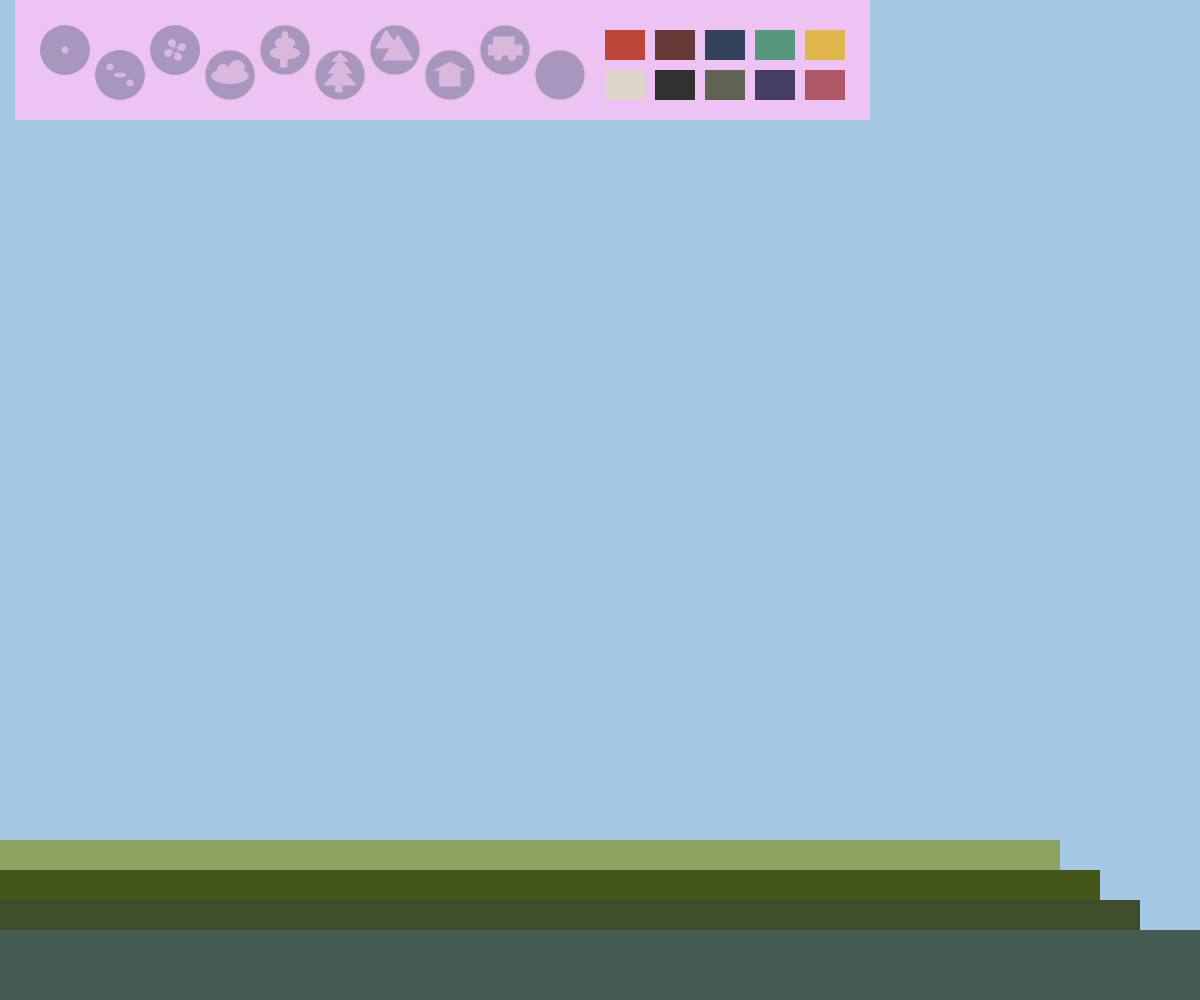
Frame 1 (no input)
Frame 60 (no input): identical to frame 1, image omitted
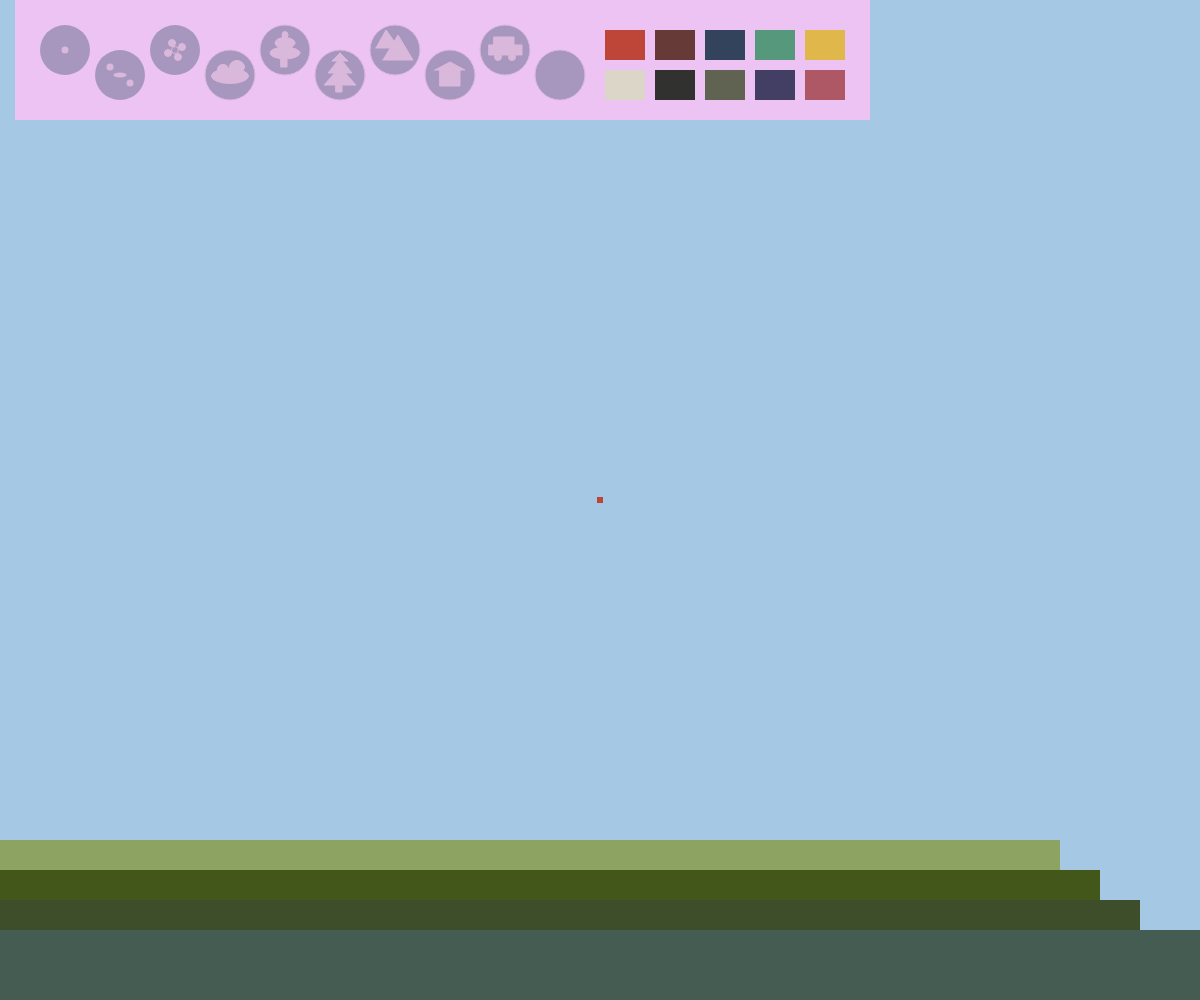
Frame 120 (the mouse pressed at the canvas centre since frame 60)

The p5.js sketch that drew these frames (run headless with seeded random() and noise() and a simulated clock; from frame 60 on, the mouse is pressed at the canvas centre):

// p5.js sketch
// ── sketch.js
var boton1x= 65;
var boton1y= 50;
var boton1tamx= 50;
var boton1tamy= 50;

var boton2x= 120;
var boton2y= 75;
var boton2tamx= 50;
var boton2tamy= 50;

var boton3x= 175;
var boton3y= 50;
var boton3tamx= 50;
var boton3tamy= 50;

var boton4x= 230;
var boton4y= 75;
var boton4tamx= 50;
var boton4tamy= 50;

var boton5x= 285;
var boton5y= 50;
var boton5tamx= 50;
var boton5tamy= 50;

var boton6x= 340;
var boton6y= 75;
var boton6tamx= 50;
var boton6tamy= 50;

var boton7x= 395;
var boton7y= 50;
var boton7tamx= 50;
var boton7tamy= 50;

var boton8x= 450;
var boton8y= 75;
var boton8tamx= 50;
var boton8tamy= 50;

var boton9x= 505;
var boton9y= 50;
var boton9tamx= 50;
var boton9tamy= 50;

var boton10x= 560;
var boton10y= 75;
var boton10tamx= 50;
var boton10tamy= 50;

var herramienta=0;





var color1x= 605; //rojo
var color1y= 30;
var color1tamx= 40;
var color1tamy= 30;


var color2x= 655; //cafe
var color2y= 30;
var color2tamx= 40;
var color2tamy= 30;

var color3x= 705; //azul
var color3y= 30;
var color3tamx= 40;
var color3tamy= 30;

var color4x= 755; //verde
var color4y= 30;
var color4tamx= 40;
var color4tamy= 30;

var color5x= 805; //amarillo
var color5y= 30;
var color5tamx= 40;
var color5tamy= 30;

var color6x= 605; //blanco 
var color6y= 70;
var color6tamx= 40;
var color6tamy= 30;

var color7x= 655; //negro
var color7y= 70;
var color7tamx= 40;
var color7tamy= 30;

var color8x= 705; //gris
var color8y= 70;
var color8tamx= 40;
var color8tamy= 30;

var color9x= 755; //morado
var color9y= 70;
var color9tamx= 40;
var color9tamy= 30;

var color10x= 805; //uva
var color10y= 70;
var color10tamx= 40;
var color10tamy= 30;





var colorSelect=0;




function setup() { 
  createCanvas(windowWidth, windowHeight);
background( 165, 200, 229);
  
  //Base verde 
  //Esta parte te la puse en el SETUP porque parecía el fondo...
  //Si no quieres que esto varíe ni que se afecte cuando el usuario esté dibujando,
  //Es mejor que esté en el setup, además así no se va a dibujar cada vez que pase
  //por el draw
 noStroke ();
   fill (141, 163, 98);
  rect (0, windowHeight -160 , windowWidth-140, windowHeight -100); //espacio verde 4
  
  fill (67,87,26);
  rect (0, windowHeight -130 , windowWidth-100, windowHeight -100); //espacio verde 3

 
  
  fill (62, 78, 42);
  rect (0, windowHeight -100 , windowWidth-60, windowHeight -100); //espacio verde 2

  
  
  fill (68,92,81);
  rect (0, windowHeight -70 , windowWidth, windowHeight-100); // espacio verde base
  
  
   
  
  
} 

function draw() { 
  
  
  noStroke();
  fill (236, 195, 243);
  rect (15, 0, 855, 120) // cuadro de herramientas
  
 //DEFINICION ESQUELETO BOTONES
  
  //BOTON 1
   fill (167, 151, 191);
  ellipse (boton1x, boton1y, boton1tamx, boton1tamy)
  fill(218, 184, 219);
  ellipse (boton1x, boton1y, 7, 7);
  
  
  

  //BOTON 2
  
  fill (167, 151, 191);
  ellipse (boton2x, boton2y, boton2tamx, boton2tamy);
  fill(218, 184, 219);
  ellipse (boton2x-10, boton2y-8, 7, 7);
  fill(218, 184, 219);
  ellipse (boton2x, boton2y, 13, 5);
  fill(218, 184, 219);
  ellipse (boton2x + 10, boton2y +8, 7, 7);
  
  
  
  //BOTON 3
  
    fill (167, 151, 191);
  ellipse (boton3x, boton3y, boton3tamx, boton3tamy);
  
  stroke (218, 184, 219);
  strokeWeight (1);
  ellipse (boton3x, boton3y, 7, 7); //centro flor
  
   fill (218, 184, 219);
  ellipse (boton3x+7, boton3y-3, 7, 7); //petalo derecho
  fill (218, 184, 219);
  ellipse (boton3x+3, boton3y+7, 7, 7); //petalo inferior
  fill (218, 184, 219);
  ellipse (boton3x-7, boton3y+3, 7, 7); //petalo izquierdo
  fill (218, 184, 219);
  ellipse (boton3x-3, boton3y-7, 7, 7); //petalo superior
  
  //BOTON 4
  
       fill (167, 151, 191);
  ellipse (boton4x, boton4y, boton4tamx, boton4tamy);
  
  fill (218, 184, 219);
  ellipse (boton4x, boton4y+1, 37, 15); //pedazo grande
  fill (218, 184, 219);
  ellipse (boton4x+7, boton4y-8, 15, 13);// pedazo derecha
  fill (218, 184, 219);
  ellipse (boton4x-7, boton4y-6, 11, 9);// pedazo derecha
  
  
  
  
  //BOTON 5
  
    fill (167, 151, 191);
  ellipse (boton5x, boton5y, boton5tamx, boton5tamy); //boton5
  
  fill (218, 184, 219);
  ellipse (boton5x, boton5y+3, 30, 12);
  fill (218, 184, 219);
  ellipse (boton5x, boton5y-7, 20, 11);
   fill (218, 184, 219);
  ellipse (boton5x, boton5y-15, 6, 7);
  fill (218, 184, 219);
  rect (boton5x-4, boton5y+9, 6, 8);
  
  
  
  
  
  //BOTON 6
  
    fill (167, 151, 191);
  ellipse (boton6x, boton6y, boton6tamx, boton6tamy); //boton6
  
  fill (218, 184, 219);
  beginShape ();
  vertex (boton6x, boton6y-8);
  vertex (boton6x+16, boton6y+10);
  vertex (boton6x-16, boton6y+10);
  endShape (CLOSE); // Arbol triangulo grande
  
  fill (218, 184, 219);
  beginShape ();
  vertex (boton6x, boton6y-17);
  vertex (boton6x+12, boton6y-2);
  vertex (boton6x-12, boton6y-2);
  endShape (CLOSE);
  
  fill (218, 184, 219);
  beginShape ();
  vertex (boton6x, boton6y-22);
  vertex (boton6x+8, boton6y-14);
  vertex (boton6x-8, boton6y-14);
  endShape (CLOSE);
  
  fill (218, 184, 219);
  rect (boton6x-4, boton6y+9, 6, 8);
  
  //BOTON 7
  
    fill (167, 151, 191);
  ellipse (boton7x, boton7y, boton7tamx, boton7tamy); //boton7
  
  fill (218, 184, 219);
  beginShape ();
  vertex (boton7x-12, boton7y+10);
  vertex (boton7x+18, boton7y+10);
  vertex (boton7x+3, boton7y-15);
  endShape (CLOSE);
  
  fill (218, 184, 219);
  beginShape ();
  vertex (boton7x-19, boton7y-2);
  vertex (boton7x+4, boton7y-2);
  vertex (boton7x-9, boton7y-20);
  endShape (CLOSE);
  
  
  //BOTON 8
  
  
    fill (167, 151, 191);
  ellipse (boton8x, boton8y, boton8tamx, boton8tamy); //boton8
  
  fill (218, 184, 219);
  beginShape ();
  vertex (boton8x-15, boton8y-5);
  vertex (boton8x+15, boton8y-5);
  vertex (boton8x, boton8y-13);
  endShape (CLOSE);
  
   fill (218, 184, 219);
  rect(boton8x-10, boton8y -5, 20, 16);
  
  
  
  //BOTON 9
  
    fill (167, 151, 191);
  ellipse (boton9x, boton9y, boton9tamx, boton9tamy); //boton9
  
  
   fill (218, 184, 219);
  rect(boton9x-16, boton9y-5, 33, 10);
  
   fill (218, 184, 219);
  rect(boton9x-11, boton9y-13, 20, 10);
  
  fill (218, 184, 219);
  ellipse (boton9x-7, boton9y+7, 7, 7);
  
   fill (218, 184, 219);
  ellipse (boton9x+7, boton9y+7, 7, 7);
  
  
  
  //BOTON 10
  
  
    fill (167, 151, 191);
  ellipse (boton10x, boton10y, boton10tamx, boton10tamy); //boton10

// DEFINICION ESQUELETO COLORES
  
  noStroke();
  fill (189, 70, 57); //rojo
  rect (color1x, color1y,  color1tamx,  color1tamy); 

  
  noStroke();
  fill (102, 58, 55); //cafe
  rect (color2x, color2y,  color2tamx,  color2tamy); 
  
  noStroke();
  fill (51,67,92); //azul
  rect (color3x, color3y,  color3tamx,  color3tamy); 
  
   noStroke();
  fill (86, 152, 124); //verde
  rect (color4x, color4y,  color4tamx,  color4tamy); 
  
    noStroke();
  fill (224, 183, 74); //amarillo
  rect (color5x, color5y,  color5tamx,  color5tamy); 
  
    noStroke();
  fill (220, 214, 200); //blanco
  rect (color6x, color6y,  color6tamx,  color6tamy); 
  
    noStroke();
  fill (49, 50, 47); //negro
  rect (color7x, color7y,  color7tamx,  color7tamy); 
  
     noStroke();
  fill (96, 99, 82); //gris
  rect (color8x, color8y,  color8tamx,  color8tamy); 

   noStroke();
  fill (67, 63, 100); //morado
  rect (color9x, color9y,  color9tamx,  color9tamy); 
  
    noStroke();
  fill (174, 87, 101); //uva
  rect (color10x, color10y,  color10tamx,  color10tamy); 



 
   if (mouseIsPressed) {
     
     //FIJAR HERRAMIENTAS
    
    if (mouseX > boton1x && mouseX < boton1x + boton1tamx && 
        mouseY > boton1y && mouseY < boton1y + boton1tamy){
      herramienta = 0;
    }
     
 if (mouseX > boton2x && mouseX < boton2x + boton2tamx && 
        mouseY > boton2y && mouseY < boton2y + boton2tamy){
      herramienta = 1;
    }
     
     if (mouseX > boton3x && mouseX < boton3x + boton3tamx && 
        mouseY > boton3y && mouseY < boton3y + boton3tamy){
      herramienta = 2;
    }
     
     if (mouseX > boton4x && mouseX < boton4x + boton4tamx && 
        mouseY > boton4y && mouseY < boton4y + boton4tamy){
      herramienta = 3;
    }
	
     if (mouseX > boton5x && mouseX < boton5x + boton5tamx && 
        mouseY > boton5y && mouseY < boton5y + boton5tamy){
      herramienta = 4;
    }
     
     if (mouseX > boton6x && mouseX < boton6x + boton6tamx && 
        mouseY > boton6y && mouseY < boton6y + boton6tamy){
      herramienta = 5;
    }
     
     if (mouseX > boton7x && mouseX < boton7x + boton7tamx && 
        mouseY > boton7y && mouseY < boton7y + boton7tamy){
      herramienta = 6;
    }
     
     if (mouseX > boton8x && mouseX < boton8x + boton8tamx && 
        mouseY > boton8y && mouseY < boton8y + boton8tamy){
      herramienta = 7;
    }
     
     if (mouseX > boton9x && mouseX < boton9x + boton9tamx && 
        mouseY > boton9y && mouseY < boton9y + boton9tamy){
      herramienta = 8;
    }
     
     
     if (mouseX > boton10x && mouseX < boton10x + boton10tamx && 
        mouseY > boton10y && mouseY < boton10y + boton10tamy){
      herramienta = 9;
    }
     
     if (mouseX > color1x && mouseX < color1x + color1tamx &&
			mouseY > color1y && mouseY < color1y + color1tamy) {
			colorSelect = 0;
		}
     
          if (mouseX > color2x && mouseX < color2x + color2tamx &&
			mouseY > color2y && mouseY < color2y + color2tamy) {
			colorSelect = 1;
		}
         
           if (mouseX > color3x && mouseX < color3x + color3tamx &&
			mouseY > color3y && mouseY < color3y + color3tamy) {
			colorSelect = 2;
		}
        
            if (mouseX > color4x && mouseX < color4x + color4tamx &&
			mouseY > color4y && mouseY < color4y + color4tamy) {
			colorSelect = 3;
		}
         
                if (mouseX > color5x && mouseX < color5x + color5tamx &&
			mouseY > color5y && mouseY < color5y + color5tamy) {
			colorSelect = 4;
		}
         
                  if (mouseX > color6x && mouseX < color6x + color6tamx &&
			mouseY > color6y && mouseY < color6y + color6tamy) {
			colorSelect = 5;
		}
      
         
   if (mouseX > color7x && mouseX < color7x + color7tamx &&
			mouseY > color7y && mouseY < color7y + color7tamy) {
			colorSelect = 6;
		}
    
  if (mouseX > color8x && mouseX < color8x + color8tamx &&
			mouseY > color8y && mouseY < color8y + color8tamy) {
			colorSelect = 7;
		}
    
  if (mouseX > color9x && mouseX < color9x + color9tamx &&
			mouseY > color9y && mouseY < color9y + color9tamy) {
			colorSelect = 8;
		}       
   
  if (mouseX > color10x && mouseX < color10x + color10tamx &&
			mouseY > color10y && mouseY < color10y + color10tamy) {
			colorSelect = 9;
		}  

         //TERMINA DEFINICIÓN DE BOTONES HERRAMIENTAS Y COLORES
         
         //INICIA DEFINICIÓN DE COLORES
         
  		if (colorSelect == 0) {
			fill(189, 70, 57);
		} //rojo
     
      		if (colorSelect == 1) {
			fill(102, 58, 55);
		} //uva
  
       		if (colorSelect == 2) {
			fill(51, 67, 92);
		} //azul
   
       		if (colorSelect == 3) {
			fill(86, 152, 124);
		} //verde
   
        		if (colorSelect == 4) {
			fill(224, 183, 74);
		} //amarillo
   
   		if (colorSelect == 5) {
			fill(220, 214, 200);
		} //blanco
   
  		if (colorSelect == 6) {
			fill(49, 50, 47);
		} //negro
   
  		if (colorSelect == 7) {
			fill(96, 99, 82);
		} //gris
     
    		if (colorSelect == 8) {
			fill(67, 63, 100);
		} //morado
              
    		if (colorSelect == 9) {
			fill(174, 87, 101);
		} //uva
  
     
   
            //FIN DEFINICION VALORES COLORES
     
            // INICIO DEFINICIÓN FORMA HERRAMIENTAS
     
  if (herramienta == 0){

  ellipse ( mouseX, mouseY, 6, 6);
    
  }
     
     
     
     
     
     if (herramienta == 1){

  ellipse ( mouseX -10, mouseY - 8, 10, 10);
  ellipse ( mouseX, mouseY, 10, 2);
  ellipse ( mouseX+10, mouseY+8 , 4, 4);     
  }
     
      
     if (herramienta == 2){

    stroke (218, 171, 214);
       strokeWeight (2);
      
  ellipse ( mouseX, mouseY , 7, 7);
       noStroke();
  ellipse ( mouseX+7, mouseY-3, 7, 7);
  ellipse ( mouseX+3, mouseY+7 , 7, 7);  
  ellipse ( mouseX-3, mouseY-7 , 7, 7); 
  ellipse ( mouseX-7, mouseY+3 , 7, 7);        
  }
     
     
      if (herramienta == 3){

   
  
  ellipse ( mouseX, mouseY+1, 37, 15);
  ellipse ( mouseX+7, mouseY-8 , 15, 13);   
  ellipse ( mouseX-7, mouseY-6 , 11, 9);        
  }
     
       if (herramienta == 4){

  ellipse ( mouseX, mouseY+3, 30, 12);
  ellipse ( mouseX, mouseY-7 , 20, 11);   
  ellipse ( mouseX, mouseY-14 , 6, 7);
  fill (151, 91, 46);
  rect ( mouseX-4, mouseY+9 , 6, 8);
  } 
     
      if (herramienta == 5){

        beginShape ();
  vertex ( mouseX, mouseY-8);
  vertex ( mouseX + 16, mouseY+10);   
  vertex  (mouseX-16, mouseY+10);
 endShape (CLOSE);
        
          beginShape ();
  vertex ( mouseX, mouseY-17);
  vertex ( mouseX + 12, mouseY-2);   
  vertex  (mouseX-12, mouseY-2);
 endShape (CLOSE);
        
        beginShape ();
  vertex ( mouseX, mouseY-22);
  vertex ( mouseX + 8, mouseY-14);   
  vertex  (mouseX-8, mouseY-14);
 endShape (CLOSE);
        
        fill (93, 74, 51);
  rect (mouseX-4, mouseY+10, 6, 8);
        
  } 

  
      if (herramienta == 6){
        
        stroke (151, 91, 46);
        strokeWeight (2);
  beginShape ();
  vertex (mouseX-80, mouseY);
  vertex (mouseX+20, mouseY);
  vertex (mouseX-30, mouseY-90);
  endShape (CLOSE);
     
  stroke (151, 91, 46);
        strokeWeight (1);
  beginShape ();
  vertex (mouseX-60, mouseY+40);
  vertex (mouseX+60, mouseY+40);
  vertex (mouseX, mouseY-80);
  endShape (CLOSE);
        
         } 
     
     
     
     if (herramienta == 7){
        
  rect(mouseX-10, mouseY -5, 20, 16);
     
       fill (204, 89, 57);
     beginShape ();
  vertex (mouseX-15, mouseY-5);
  vertex (mouseX+15, mouseY-5);
  vertex (mouseX, mouseY-13);
  endShape (CLOSE);
     
     
     rect(mouseX-2, mouseY+1, 5, 10);
     
       
       }
       
         if (herramienta == 8){
        
           
  rect(mouseX-16, mouseY-5, 33, 10);
  
   
  rect(mouseX-11, mouseY-13, 20, 10);
           
           fill (218, 184, 219);
  rect (mouseX-8, mouseY-10, 7, 4);
  
  fill (218, 184, 219);
  ellipse (mouseX-7, mouseY+7, 7, 7);
  
   fill (218, 184, 219);
  ellipse (mouseX+7, mouseY+7, 7, 7);
        
  
           
           }
           
      
  }
     
  }
  
     
    
